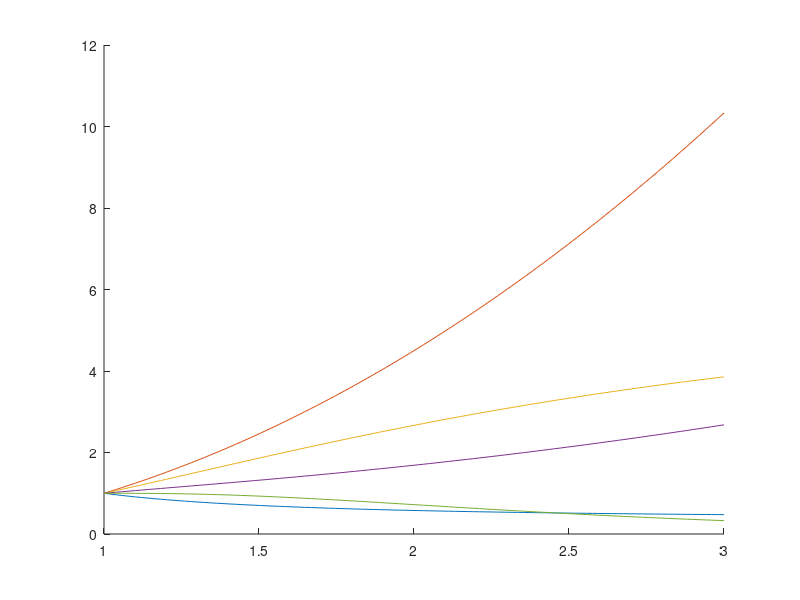

Write MATLAB code to recreate this figure.
clc,clear
%Define Constants
gamma=1.4;

%Defining Variables
P1=input('Enter Upstream Pressure');
M1=input('Enter Upstream Mach Number');
T1=input('Enter Upstream Temperature');
RO1=input('Enter Upstream Density');


%Calculations
PT1=P1*(1/(1+(gamma-1)/2*M1^2))^(gamma/(gamma-1));
M2=sqrt((M1^2+2/(gamma-1))/((2*gamma*M1^2)/(gamma-1)-1));
P2=((1+M1^2*gamma)/(1+gamma*M2^2))*P1;
RO2=(M1/M2)*((1+((gamma-1)/2)*M2^2)/((1+((gamma-1)/2)*M1^2)))^(1/2)*RO1;
T2=(1+(gamma-1)/2*M1^2)/(1+(gamma-1)/2*M2^2)*T1;
PT2=((1+gamma*M1^2)/(1+gamma*M2^2))*((1+(gamma-1)/2*M2^2)/(1+(gamma-1)/2*M1^2))^(gamma/(gamma-1))*PT1;

%Printing Results
fprintf('Mach 2 %f\n',M2)
fprintf('Temperature Ratio %f\n',T2)
fprintf('Pressure Ratio %f\n',P2)
fprintf('Density Ratio %f\n',RO2)
fprintf('Pressure Total Ratio %f\n',PT2)

%Calculations
M2=sqrt((M1^2+2/(gamma-1))/((2*gamma*M1^2)/(gamma-1)-1));
P2=((1+M1^2*gamma)/(1+gamma*M2^2));
RO2=(M1/M2)*((1+((gamma-1)/2)*M2^2)/((1+((gamma-1)/2)*M1^2)))^(1/2);
T2=(1+(gamma-1)/2*M1^2)/(1+(gamma-1)/2*M2^2);
PT2=((1+gamma*M1^2)/(1+gamma*M2^2))*((1+(gamma-1)/2*M2^2)/(1+(gamma-1)/2*M1^2))^(gamma/(gamma-1));

%Printing Results
fprintf('Mach 2 %f\n',M2)
fprintf('Temperature 2 %f\n',T2)
fprintf('Pressure 2 %f\n',P2)
fprintf('Density 2 %f\n',RO2)
fprintf('Pressure Total 2 %f\n',PT2)

%Plot Constant
M1=linspace(1,3,100);

%Begining Plot Calcualtions
M2=sqrt((M1.^2+2/(gamma-1))./((2*gamma*M1.^2)/(gamma-1)-1));
P2=((1+M1.^2*gamma)./(1+gamma.*M2.^2));
RO2=(M1./M2).*((1+(gamma-1)./2*M2.^2)./((1+(gamma-1)/2.*M1.^2))).^(1/2);
T2=(1+(gamma-1)/2.*M1.^2)./(1+(gamma-1)/2.*M2.^2);
PT2=((1+gamma.*M1.^2)./(1+gamma.*M2.^2)).*((1+(gamma-1)/2.*M2.^2)./(1+(gamma-1)/2.*M1.^2)).^(gamma/(gamma-1));
 
%Begin Plot
figure
hold on
plot(M1,M2)
plot(M1,P2)
plot(M1,RO2)
plot(M1,T2)
plot(M1,PT2)
hold off
